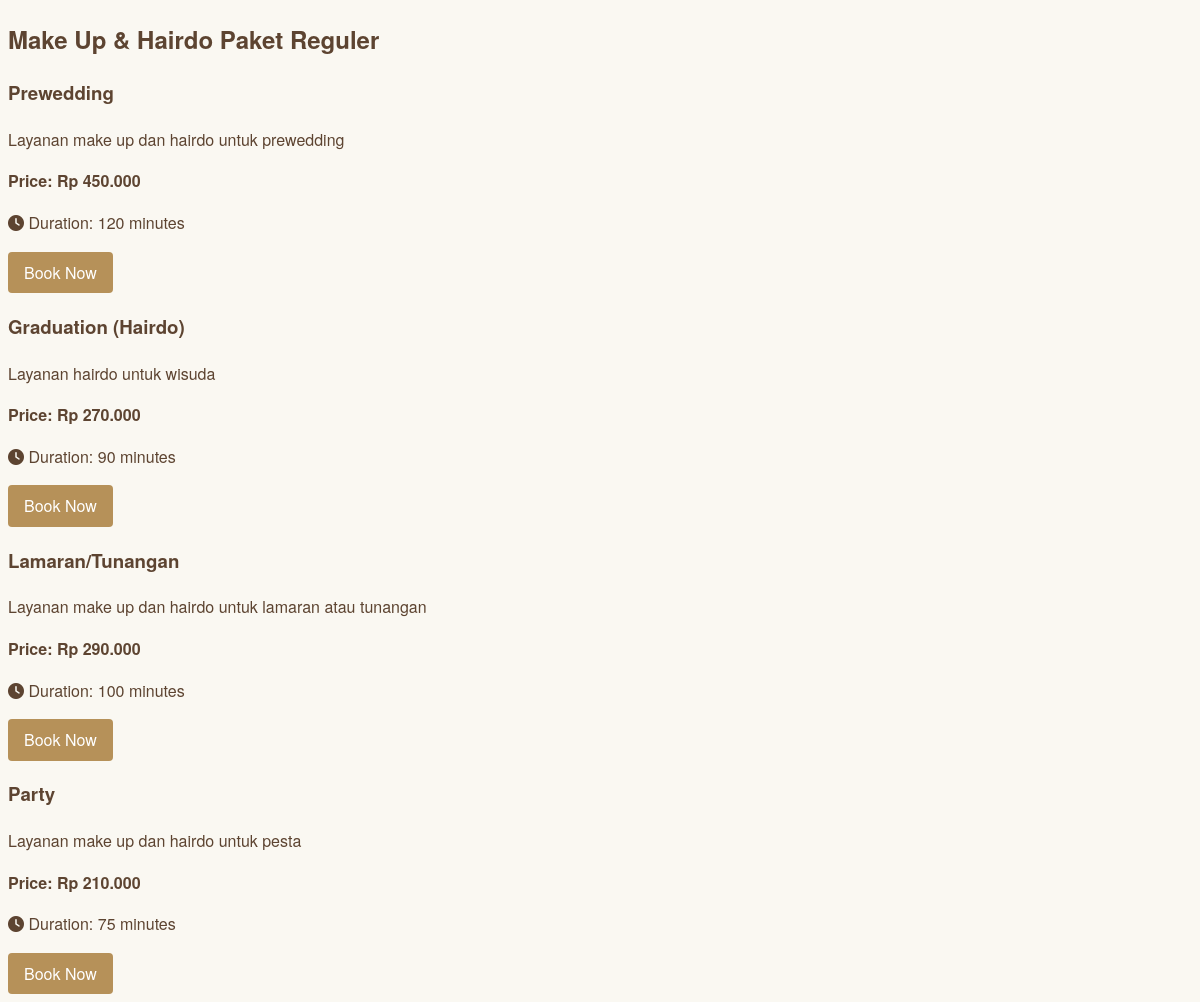
Screenshot of /category.php?id=3 with the database file from the repository.
### tables this page shows
CREATE TABLE `categories` (
  `id` int(11) NOT NULL,
  `name` varchar(100) NOT NULL
);

CREATE TABLE `services` (
  `id` int(11) NOT NULL,
  `category_id` int(11) DEFAULT NULL,
  `name` varchar(100) NOT NULL,
  `description` text DEFAULT NULL,
  `price` decimal(10,2) NOT NULL,
  `duration` int(11) NOT NULL
);

### category.php (the view, shortened to what this page needs)
<?php
require_once 'config.php';
$categoryId = $_GET['id'];
$stmt = $pdo->prepare("SELECT * FROM categories WHERE id = ?");
$stmt->execute([$categoryId]);
$category = $stmt->fetch(PDO::FETCH_ASSOC);
$stmt = $pdo->prepare("SELECT * FROM services WHERE category_id = ?");
$stmt->execute([$categoryId]);
$services = $stmt->fetchAll(PDO::FETCH_ASSOC);
?>
<!DOCTYPE html>
<html lang="id">
<head>
    <link rel="stylesheet" href="styles/main.css">
    <link rel="stylesheet" href="https://cdnjs.cloudflare.com/ajax/libs/font-awesome/6.0.0-beta3/css/all.min.css">
    <link href="https://unpkg.com/aos@2.3.1/dist/aos.css" rel="stylesheet">
</head>
<body>
    <section class="category-header">
        <h1 data-aos="fade-up"><?php echo htmlspecialchars($category['name']); ?></h1>
    </section>
    <section class="services">
        <div class="services-grid">
            <?php foreach ($services as $service): ?>
                <div class="service-card" data-aos="fade-up">
                    <h3><?php echo htmlspecialchars($service['name']); ?></h3>
                    <p><?php echo htmlspecialchars($service['description']); ?></p>
                    <p><strong>Price: Rp <?php echo number_format($service['price'], 0, ',', '.'); ?></strong></p>
                    <p><i class="fas fa-clock"></i> Duration: <?php echo $service['duration']; ?> minutes</p>
                    <a href="book.php?service_id=<?php echo $service['id']; ?>" class="btn btn-primary">Book Now</a>
                </div>
            <?php endforeach; ?>
        </div>
    </section>
</body>
</html>

### styles/main.css (style rules this page uses)
:root { --primary-color: #b69159; --secondary-color: #8c6642; --accent-color: #d4c39d; --background-color: #faf8f2; --text-color: #5d4431; --text-light-color: #72533a; }
body { font-family: "Helvetica Neue", Arial, sans-serif; background-color: var(--background-color); color: var(--text-color); line-height: 1.6; }
.btn { display: inline-block; background-color: var(--primary-color); color: white; padding: 0.5rem 1rem; border-radius: 0.25rem; text-decoration: none; transition: background-color 0.3s ease; }

### rows the page displays
categories: name "Make Up & Hairdo Paket Reguler"
services: name "Prewedding", description "Layanan make up dan hairdo untuk prewedding", price "450.000", duration "120"
services: name "Graduation (Hairdo)", description "Layanan hairdo untuk wisuda", price "270.000", duration "90"
services: name "Lamaran/Tunangan", description "Layanan make up dan hairdo untuk lamaran atau tunangan", price "290.000", duration "100"
services: name "Party", description "Layanan make up dan hairdo untuk pesta", price "210.000", duration "75"
